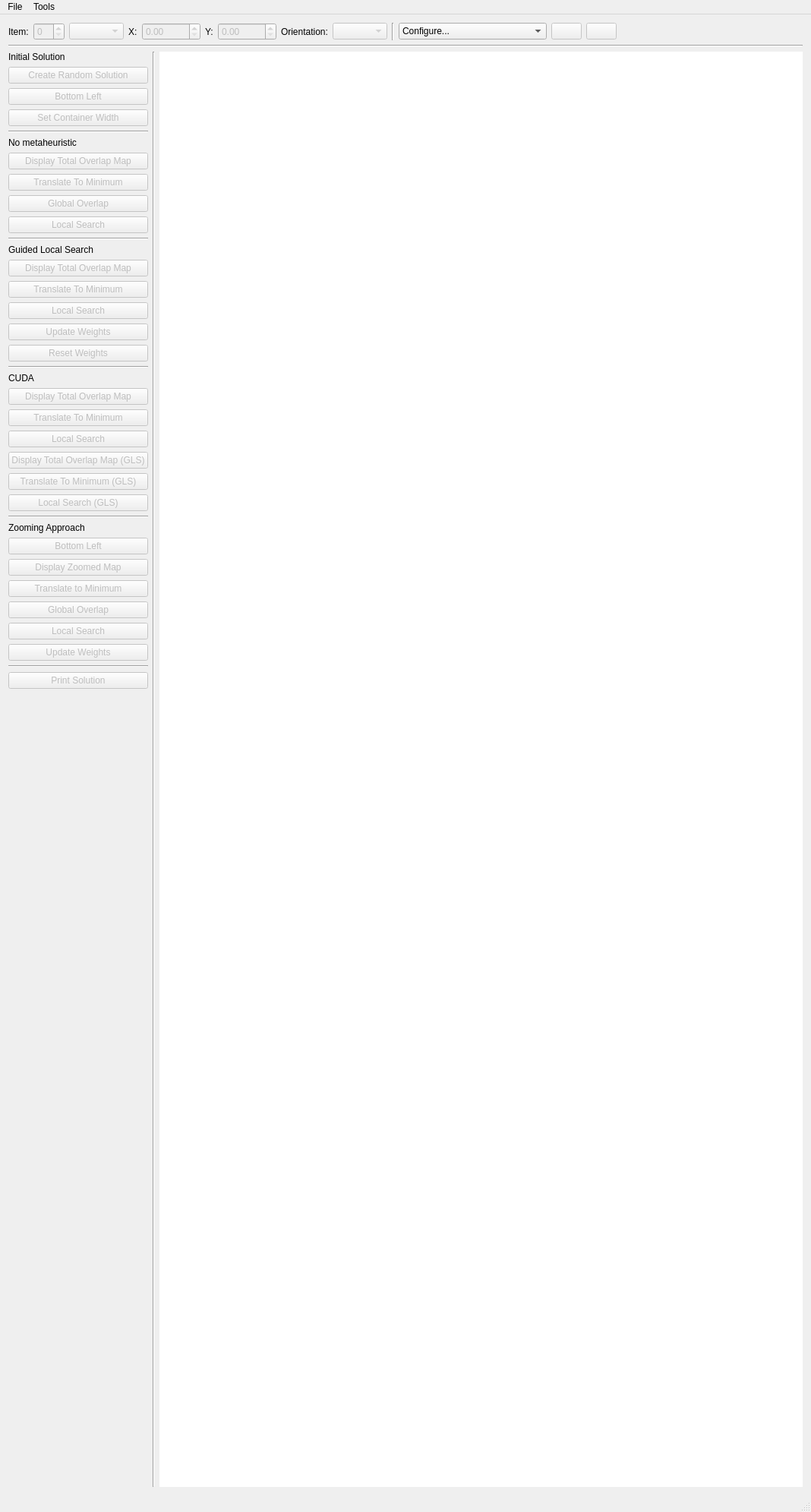
<?xml version="1.0" encoding="UTF-8"?>
<ui version="4.0">
 <class>MainWindow</class>
 <widget class="QMainWindow" name="MainWindow">
  <property name="geometry">
   <rect>
    <x>0</x>
    <y>0</y>
    <width>1068</width>
    <height>1991</height>
   </rect>
  </property>
  <property name="windowTitle">
   <string>Raster Packer Evolution 3000 (v 0.1)</string>
  </property>
  <widget class="QWidget" name="centralWidget">
   <layout class="QGridLayout" name="gridLayout">
    <item row="0" column="0">
     <layout class="QVBoxLayout" name="verticalLayout_2">
      <item>
       <layout class="QHBoxLayout" name="horizontalLayout_3">
        <item>
         <widget class="QLabel" name="label">
          <property name="text">
           <string>Item:</string>
          </property>
         </widget>
        </item>
        <item>
         <widget class="QSpinBox" name="spinBox">
          <property name="enabled">
           <bool>false</bool>
          </property>
         </widget>
        </item>
        <item>
         <widget class="QComboBox" name="comboBox">
          <property name="enabled">
           <bool>false</bool>
          </property>
         </widget>
        </item>
        <item>
         <widget class="QLabel" name="label_2">
          <property name="text">
           <string>X:</string>
          </property>
         </widget>
        </item>
        <item>
         <widget class="QDoubleSpinBox" name="doubleSpinBox">
          <property name="enabled">
           <bool>false</bool>
          </property>
          <property name="maximum">
           <double>99999.990000000005239</double>
          </property>
         </widget>
        </item>
        <item>
         <widget class="QLabel" name="label_3">
          <property name="text">
           <string>Y:</string>
          </property>
         </widget>
        </item>
        <item>
         <widget class="QDoubleSpinBox" name="doubleSpinBox_2">
          <property name="enabled">
           <bool>false</bool>
          </property>
          <property name="maximum">
           <double>99999.990000000005239</double>
          </property>
         </widget>
        </item>
        <item>
         <widget class="QLabel" name="label_4">
          <property name="text">
           <string>Orientation:</string>
          </property>
         </widget>
        </item>
        <item>
         <widget class="QComboBox" name="comboBox_2">
          <property name="enabled">
           <bool>false</bool>
          </property>
         </widget>
        </item>
        <item>
         <widget class="Line" name="line_5">
          <property name="orientation">
           <enum>Qt::Vertical</enum>
          </property>
         </widget>
        </item>
        <item>
         <widget class="QComboBox" name="comboBox_3">
          <property name="minimumSize">
           <size>
            <width>170</width>
            <height>0</height>
           </size>
          </property>
          <item>
           <property name="text">
            <string>Configure...</string>
           </property>
          </item>
          <item>
           <property name="text">
            <string>Default (no metaheuristic)</string>
           </property>
          </item>
          <item>
           <property name="text">
            <string>Default (Guided Local Search)</string>
           </property>
          </item>
         </widget>
        </item>
        <item>
         <widget class="QPushButton" name="pushButton">
          <property name="enabled">
           <bool>false</bool>
          </property>
          <property name="text">
           <string/>
          </property>
          <property name="icon">
           <iconset resource="resources.qrc">
            <normaloff>:/img/PlayerPlay.png</normaloff>:/img/PlayerPlay.png</iconset>
          </property>
          <property name="flat">
           <bool>false</bool>
          </property>
         </widget>
        </item>
        <item>
         <widget class="QPushButton" name="pushButton_2">
          <property name="enabled">
           <bool>false</bool>
          </property>
          <property name="text">
           <string/>
          </property>
          <property name="icon">
           <iconset resource="resources.qrc">
            <normaloff>:/img/PlayerStop.png</normaloff>:/img/PlayerStop.png</iconset>
          </property>
          <property name="flat">
           <bool>false</bool>
          </property>
         </widget>
        </item>
        <item>
         <spacer name="horizontalSpacer">
          <property name="orientation">
           <enum>Qt::Horizontal</enum>
          </property>
          <property name="sizeHint" stdset="0">
           <size>
            <width>40</width>
            <height>20</height>
           </size>
          </property>
         </spacer>
        </item>
       </layout>
      </item>
      <item>
       <widget class="Line" name="line_2">
        <property name="orientation">
         <enum>Qt::Horizontal</enum>
        </property>
       </widget>
      </item>
      <item>
       <layout class="QHBoxLayout" name="horizontalLayout_2">
        <item>
         <layout class="QVBoxLayout" name="verticalLayout">
          <item>
           <widget class="QLabel" name="label_7">
            <property name="text">
             <string>Initial Solution</string>
            </property>
           </widget>
          </item>
          <item>
           <widget class="QPushButton" name="pushButton_5">
            <property name="enabled">
             <bool>false</bool>
            </property>
            <property name="text">
             <string>Create Random Solution</string>
            </property>
           </widget>
          </item>
          <item>
           <widget class="QPushButton" name="pushButton_32">
            <property name="enabled">
             <bool>false</bool>
            </property>
            <property name="text">
             <string>Bottom Left</string>
            </property>
           </widget>
          </item>
          <item>
           <widget class="QPushButton" name="pushButton_14">
            <property name="enabled">
             <bool>false</bool>
            </property>
            <property name="text">
             <string>Set Container Width</string>
            </property>
           </widget>
          </item>
          <item>
           <widget class="Line" name="line_3">
            <property name="orientation">
             <enum>Qt::Horizontal</enum>
            </property>
           </widget>
          </item>
          <item>
           <widget class="QLabel" name="label_5">
            <property name="text">
             <string>No metaheuristic</string>
            </property>
           </widget>
          </item>
          <item>
           <widget class="QPushButton" name="pushButton_3">
            <property name="enabled">
             <bool>false</bool>
            </property>
            <property name="minimumSize">
             <size>
              <width>150</width>
              <height>0</height>
             </size>
            </property>
            <property name="text">
             <string>Display Total Overlap Map</string>
            </property>
           </widget>
          </item>
          <item>
           <widget class="QPushButton" name="pushButton_4">
            <property name="enabled">
             <bool>false</bool>
            </property>
            <property name="text">
             <string>Translate To Minimum</string>
            </property>
           </widget>
          </item>
          <item>
           <widget class="QPushButton" name="pushButton_6">
            <property name="enabled">
             <bool>false</bool>
            </property>
            <property name="text">
             <string>Global Overlap</string>
            </property>
           </widget>
          </item>
          <item>
           <widget class="QPushButton" name="pushButton_7">
            <property name="enabled">
             <bool>false</bool>
            </property>
            <property name="text">
             <string>Local Search</string>
            </property>
           </widget>
          </item>
          <item>
           <widget class="Line" name="line_4">
            <property name="orientation">
             <enum>Qt::Horizontal</enum>
            </property>
           </widget>
          </item>
          <item>
           <widget class="QLabel" name="label_6">
            <property name="text">
             <string>Guided Local Search</string>
            </property>
           </widget>
          </item>
          <item>
           <widget class="QPushButton" name="pushButton_10">
            <property name="enabled">
             <bool>false</bool>
            </property>
            <property name="minimumSize">
             <size>
              <width>150</width>
              <height>0</height>
             </size>
            </property>
            <property name="text">
             <string>Display Total Overlap Map</string>
            </property>
           </widget>
          </item>
          <item>
           <widget class="QPushButton" name="pushButton_9">
            <property name="enabled">
             <bool>false</bool>
            </property>
            <property name="text">
             <string>Translate To Minimum</string>
            </property>
           </widget>
          </item>
          <item>
           <widget class="QPushButton" name="pushButton_8">
            <property name="enabled">
             <bool>false</bool>
            </property>
            <property name="text">
             <string>Local Search</string>
            </property>
           </widget>
          </item>
          <item>
           <widget class="QPushButton" name="pushButton_12">
            <property name="enabled">
             <bool>false</bool>
            </property>
            <property name="text">
             <string>Update Weights</string>
            </property>
           </widget>
          </item>
          <item>
           <widget class="QPushButton" name="pushButton_13">
            <property name="enabled">
             <bool>false</bool>
            </property>
            <property name="text">
             <string>Reset Weights</string>
            </property>
           </widget>
          </item>
          <item>
           <widget class="Line" name="line_6">
            <property name="orientation">
             <enum>Qt::Horizontal</enum>
            </property>
           </widget>
          </item>
          <item>
           <widget class="QLabel" name="label_10">
            <property name="text">
             <string>CUDA</string>
            </property>
           </widget>
          </item>
          <item>
           <widget class="QPushButton" name="pushButton_11">
            <property name="enabled">
             <bool>false</bool>
            </property>
            <property name="text">
             <string>Display Total Overlap Map</string>
            </property>
           </widget>
          </item>
          <item>
           <widget class="QPushButton" name="pushButton_21">
            <property name="enabled">
             <bool>false</bool>
            </property>
            <property name="text">
             <string>Translate To Minimum</string>
            </property>
           </widget>
          </item>
          <item>
           <widget class="QPushButton" name="pushButton_22">
            <property name="enabled">
             <bool>false</bool>
            </property>
            <property name="text">
             <string>Local Search</string>
            </property>
           </widget>
          </item>
          <item>
           <widget class="QPushButton" name="pushButton_23">
            <property name="enabled">
             <bool>false</bool>
            </property>
            <property name="text">
             <string>Display Total Overlap Map (GLS)</string>
            </property>
           </widget>
          </item>
          <item>
           <widget class="QPushButton" name="pushButton_24">
            <property name="enabled">
             <bool>false</bool>
            </property>
            <property name="text">
             <string>Translate To Minimum (GLS)</string>
            </property>
           </widget>
          </item>
          <item>
           <widget class="QPushButton" name="pushButton_25">
            <property name="enabled">
             <bool>false</bool>
            </property>
            <property name="text">
             <string>Local Search (GLS)</string>
            </property>
           </widget>
          </item>
          <item>
           <widget class="Line" name="line_9">
            <property name="orientation">
             <enum>Qt::Horizontal</enum>
            </property>
           </widget>
          </item>
          <item>
           <widget class="QLabel" name="label_8">
            <property name="text">
             <string>Zooming Approach</string>
            </property>
           </widget>
          </item>
          <item>
           <widget class="QPushButton" name="pushButton_33">
            <property name="enabled">
             <bool>false</bool>
            </property>
            <property name="text">
             <string>Bottom Left</string>
            </property>
           </widget>
          </item>
          <item>
           <widget class="QPushButton" name="pushButton_16">
            <property name="enabled">
             <bool>false</bool>
            </property>
            <property name="text">
             <string>Display Zoomed Map</string>
            </property>
           </widget>
          </item>
          <item>
           <widget class="QPushButton" name="pushButton_17">
            <property name="enabled">
             <bool>false</bool>
            </property>
            <property name="text">
             <string>Translate to Minimum</string>
            </property>
           </widget>
          </item>
          <item>
           <widget class="QPushButton" name="pushButton_18">
            <property name="enabled">
             <bool>false</bool>
            </property>
            <property name="text">
             <string>Global Overlap</string>
            </property>
           </widget>
          </item>
          <item>
           <widget class="QPushButton" name="pushButton_20">
            <property name="enabled">
             <bool>false</bool>
            </property>
            <property name="text">
             <string>Local Search</string>
            </property>
           </widget>
          </item>
          <item>
           <widget class="QPushButton" name="pushButton_19">
            <property name="enabled">
             <bool>false</bool>
            </property>
            <property name="text">
             <string>Update Weights</string>
            </property>
           </widget>
          </item>
          <item>
           <widget class="Line" name="line_7">
            <property name="orientation">
             <enum>Qt::Horizontal</enum>
            </property>
           </widget>
          </item>
          <item>
           <widget class="QPushButton" name="pushButton_15">
            <property name="enabled">
             <bool>false</bool>
            </property>
            <property name="text">
             <string>Print Solution</string>
            </property>
           </widget>
          </item>
          <item>
           <spacer name="verticalSpacer">
            <property name="orientation">
             <enum>Qt::Vertical</enum>
            </property>
            <property name="sizeHint" stdset="0">
             <size>
              <width>20</width>
              <height>40</height>
             </size>
            </property>
           </spacer>
          </item>
         </layout>
        </item>
        <item>
         <widget class="Line" name="line">
          <property name="orientation">
           <enum>Qt::Vertical</enum>
          </property>
         </widget>
        </item>
        <item>
         <widget class="PackingViewer" name="graphicsView">
          <property name="enabled">
           <bool>true</bool>
          </property>
          <property name="sizePolicy">
           <sizepolicy hsizetype="MinimumExpanding" vsizetype="Expanding">
            <horstretch>0</horstretch>
            <verstretch>0</verstretch>
           </sizepolicy>
          </property>
          <property name="minimumSize">
           <size>
            <width>350</width>
            <height>0</height>
           </size>
          </property>
          <property name="frameShape">
           <enum>QFrame::NoFrame</enum>
          </property>
         </widget>
        </item>
       </layout>
      </item>
     </layout>
    </item>
   </layout>
  </widget>
  <widget class="QMenuBar" name="menuBar">
   <property name="geometry">
    <rect>
     <x>0</x>
     <y>0</y>
     <width>1068</width>
     <height>36</height>
    </rect>
   </property>
   <widget class="QMenu" name="menuFile">
    <property name="title">
     <string>File</string>
    </property>
    <addaction name="actionLoad_Problem"/>
    <addaction name="actionLoad_Zoomed_Problem"/>
    <addaction name="separator"/>
    <addaction name="actionLoad_Solution"/>
    <addaction name="actionSave_Solution"/>
    <addaction name="actionSave_Zoomed_Solution"/>
    <addaction name="actionExport_Solution_to_SVG"/>
    <addaction name="separator"/>
    <addaction name="actionExit"/>
   </widget>
   <widget class="QMenu" name="menuTools">
    <property name="title">
     <string>Tools</string>
    </property>
    <addaction name="actionShow_density"/>
   </widget>
   <addaction name="menuFile"/>
   <addaction name="menuTools"/>
  </widget>
  <widget class="QStatusBar" name="statusBar"/>
  <action name="actionLoad_Problem">
   <property name="text">
    <string>Load Problem</string>
   </property>
  </action>
  <action name="actionExit">
   <property name="text">
    <string>Exit</string>
   </property>
  </action>
  <action name="actionShow_Items">
   <property name="checkable">
    <bool>true</bool>
   </property>
   <property name="text">
    <string>Show Items</string>
   </property>
  </action>
  <action name="actionShow_Map">
   <property name="checkable">
    <bool>true</bool>
   </property>
   <property name="text">
    <string>Show Map</string>
   </property>
  </action>
  <action name="actionLoad_Zoomed_Problem">
   <property name="enabled">
    <bool>false</bool>
   </property>
   <property name="text">
    <string>Load Zoomed Problem</string>
   </property>
  </action>
  <action name="actionLoad_Solution">
   <property name="text">
    <string>Load Solution</string>
   </property>
  </action>
  <action name="actionSave_Solution">
   <property name="text">
    <string>Save Solution</string>
   </property>
  </action>
  <action name="actionExport_Solution_to_SVG">
   <property name="text">
    <string>Export Solution to SVG</string>
   </property>
  </action>
  <action name="actionGet_density">
   <property name="text">
    <string>Show density</string>
   </property>
  </action>
  <action name="actionShow_density">
   <property name="enabled">
    <bool>false</bool>
   </property>
   <property name="text">
    <string>Show density</string>
   </property>
  </action>
  <action name="actionSave_Zoomed_Solution">
   <property name="text">
    <string>Save Zoomed Solution</string>
   </property>
  </action>
 </widget>
 <layoutdefault spacing="6" margin="11"/>
 <customwidgets>
  <customwidget>
   <class>PackingViewer</class>
   <extends>QGraphicsView</extends>
   <header>viewer/packingviewer.h</header>
  </customwidget>
 </customwidgets>
 <resources>
  <include location="resources.qrc"/>
 </resources>
 <connections/>
</ui>
